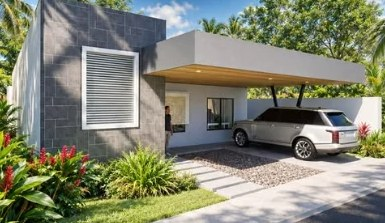
#> input picture img/obras/casa-liberia-acceso.jpg, 385 x 223 px
$ python -i fotos.py   (imports and definitions only)
#> lines starting #> are read from the running program, lines starting #| are printed output that depends on the picture; after the words box and inside, x2 and y2 are one past the last pixel; in counts of white or black regions, pixels touching at a corner belong together
#!/usr/bin/env python3
"""Herramientas de la habilidad /redes: preparar las fotos de IDESA para el sitio.

Solo trabaja con archivos locales que la persona ya aportó (capturas, descargas,
exportación de Instagram). No se conecta a ninguna red social.

Uso (con -I para no cargar código de la carpeta de trabajo):
  python3 -I fotos.py inventario CARPETA_O_ARCHIVOS...
  python3 -I fotos.py recortar CAPTURA.png --out CARPETA [--cols 3]
  python3 -I fotos.py ranking CARPETA_O_ARCHIVOS... [--top 20] [--con-capturas]
  python3 -I fotos.py revisar CARPETA_O_ARCHIVOS... --out CARPETA [--lado 800]
  python3 -I fotos.py optimizar ARCHIVOS... --out img/obras [--ancho 1600] [--calidad 82] [--reemplazar]
Las carpetas se recorren con sus subcarpetas.
"""
import argparse
import json
import os
import re
import sys
import unicodedata

import numpy as np
from PIL import Image, ImageOps

EXT = {".jpg", ".jpeg", ".png", ".webp", ".heic", ".bmp", ".tif", ".tiff"}


# ---------------------------------------------------------------- utilidades
# [16 lines left out: function listar, not called in this run]


def abrir(ruta):
    try:
        im = Image.open(ruta)
    except Exception as e:
        if ruta.lower().endswith((".heic", ".heif")):
            raise RuntimeError("HEIC no soportado aquí: exportar la foto a JPG o PNG") from e
        raise
    im = ImageOps.exif_transpose(im)
    if im.mode in ("RGBA", "LA") or (im.mode == "P" and "transparency" in im.info):
        im = im.convert("RGBA")
        fondo = Image.new("RGBA", im.size, (255, 255, 255, 255))
        im = Image.alpha_composite(fondo, im)  # la transparencia se compone sobre blanco, no negro
    return im.convert("RGB")


def gris(im, lado=900):
    """Gris con el lado largo normalizado, para que la nitidez no dependa de la resolución."""
    g = im.convert("L")
    k = lado / max(g.size)
    g = g.resize((max(3, round(g.width * k)), max(3, round(g.height * k))), Image.LANCZOS)
    return np.asarray(g, dtype=np.float64)


def nitidez(g):
    """Varianza del laplaciano: más alto = más enfocada."""
    if min(g.shape) < 3:
        return 0.0
    lap = (-4 * g[1:-1, 1:-1] + g[:-2, 1:-1] + g[2:, 1:-1] + g[1:-1, :-2] + g[1:-1, 2:])
    return float(lap.var())


# [4 lines left out: function dhash, not called in this run]


def hamming(a, b):
    return int(np.count_nonzero(a != b))


# [4 lines left out: function slug, not called in this run]


# ---------------------------------------------------------------- cuadrícula
def _fondo(a):
    """Color de fondo = el más frecuente en el borde de la imagen."""
    borde = np.concatenate([a[0], a[-1], a[:, 0], a[:, -1]]).reshape(-1, 3)
    q = (borde // 8).astype(np.int32)
    llaves, cuentas = np.unique(q, axis=0, return_counts=True)
    return llaves[cuentas.argmax()] * 8 + 4


def _tramos(mask_ok, min_len):
    """Tramos consecutivos True de longitud >= min_len, como (inicio, fin) exclusivo."""
    out, ini = [], None
    for i, v in enumerate(np.append(mask_ok, False)):
        if v and ini is None:
            ini = i
        elif not v and ini is not None:
            if i - ini >= min_len:
                out.append((ini, i))
            ini = None
    return out


def detectar_cuadricula(im, cols=3, min_lado=80, tol=14):
    """Devuelve la lista de recuadros (x0, y0, x1, y1) de las fotos de una captura de perfil.

    Busca los canales finos del color de fondo que separan las miniaturas; descarta
    la cabecera del perfil (textos, historias destacadas) y las filas incompletas.
    """
    a = np.asarray(im, dtype=np.int16)
    bg = _fondo(a)
    es_fondo = (np.abs(a - bg).max(axis=2) <= tol)
    # 1) columnas: se miden solo en las filas que no son casi todo fondo
    # primero las filas densas (casi todo el ancho es foto): así los botones y textos de la cabecera
    # no ensucian la medida de las columnas; si no hay suficientes, se usa el criterio amplio
    filas_foto = es_fondo.mean(axis=1) <= 0.1
    if filas_foto.sum() < min_lado:
        filas_foto = es_fondo.mean(axis=1) < 0.5
    if filas_foto.sum() < min_lado:
        return []
    col_fondo = es_fondo[filas_foto].mean(axis=0)
    tramos_x = _tramos(col_fondo < 0.9, min_lado)
    if not tramos_x:
        return []
    # nos quedamos con las `cols` columnas de ancho parecido más frecuente
    anchos = np.array([f - i for i, f in tramos_x])
    mediana = np.median(anchos)
    tramos_x = [t for t in tramos_x if abs((t[1] - t[0]) - mediana) <= 0.2 * mediana]
    if len(tramos_x) != cols:
        return []
    x_ini, x_fin = tramos_x[0][0], tramos_x[-1][1]
    # 2) filas: se miden solo dentro de la zona de columnas
    fila_fondo = np.mean(np.concatenate([es_fondo[:, i:f] for i, f in tramos_x], axis=1), axis=1)
    tramos_y = _tramos(fila_fondo < 0.9, min_lado)
    if not tramos_y:
        return []
    # Las filas de una cuadrícula van pegadas, separadas por la misma brecha que las columnas;
    # la cabecera (avatar, historias, botones) no cumple eso. Se toma la cadena más larga de
    # tramos consecutivos y se descartan las filas cortadas arriba o abajo por el borde de la captura.
    brecha = max(0, tramos_x[1][0] - tramos_x[0][1])
    cadenas, actual = [], [tramos_y[0]]
    for t in tramos_y[1:]:
        if abs((t[0] - actual[-1][1]) - brecha) <= 3:
            actual.append(t)
        else:
            cadenas.append(actual)
            actual = [t]
    cadenas.append(actual)
    ancho = tramos_x[0][1] - tramos_x[0][0]
    mejor = []
    for c in cadenas:
        ref = max(f - i for i, f in c)
        if not 0.6 * ancho <= ref <= 1.6 * ancho:
            continue
        completas = [t for t in c if (t[1] - t[0]) >= ref - 3]
        if len(completas) > len(mejor):
            mejor = completas
    tramos_y = mejor
    cajas = []
    for (y0, y1) in tramos_y:
        for (x0, x1) in tramos_x:
            cajas.append((x0, y0, x1, y1))
    return cajas


# [28 lines left out: functions cmd_recortar, fraccion_plana, not called in this run]


def parece_captura(im, cuadricula=None):
    """Captura de pantalla (de un teléfono o del perfil) y no una foto de obra.

    Solo se decide sola cuando es claro: cuadrícula de perfil o proporción de teléfono (2:1 o más).
    Una foto vertical 9:16 con cielo o pared lisa se deja pasar: es común en historias y reels."""
    asp = im.height / im.width
    if cuadricula is None:
        cuadricula = len(detectar_cuadricula(im))
    return bool(cuadricula >= 6 or asp >= 1.9)


def dudosa_captura(im):
    """Vertical con grandes zonas planas: puede ser una captura, pero también una foto de obra con cielo."""
    asp = im.height / im.width
    return bool(1.6 <= asp < 1.9 and fraccion_plana(im) >= .45)


# ---------------------------------------------------------------- inventario
def info(ruta):
    im = abrir(ruta)
#> in abrir, im is the input picture: PIL image 385x223 RGB; mean R, G, B 131.3, 133.2, 114.1
    g = gris(im)
#> in gris, `g = im.convert("L")`:
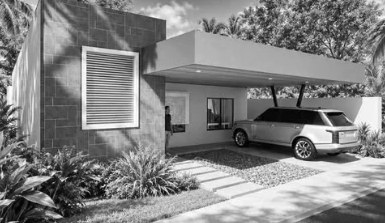
#> g: PIL image 385x223 L; min 0, max 255, mean 130.4
#> in gris, `g = g.resize((max(3, round(g.width * k)), max(3, round(g.height * k)))..`:
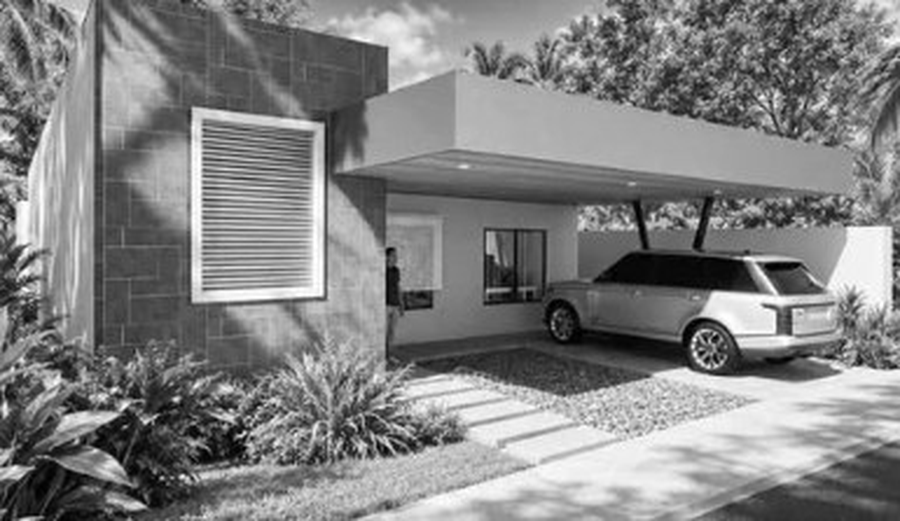
#> g: PIL image 900x521 L; min 0, max 255, mean 130.4
    d = {
        "archivo": ruta,
        "ancho": im.width,
        "alto": im.height,
        "peso_kb": round(os.path.getsize(ruta) / 1024),
        "nitidez": round(nitidez(g), 1),
        "brillo": round(float(g.mean()), 1),
        "contraste": round(float(g.std()), 1),
    }
#> in nitidez, `lap = (-4 * g[1:-1, 1:-1] + g[:-2, 1:-1] + g[2:, 1:-1] + g[1:-1, :-2] ..`:
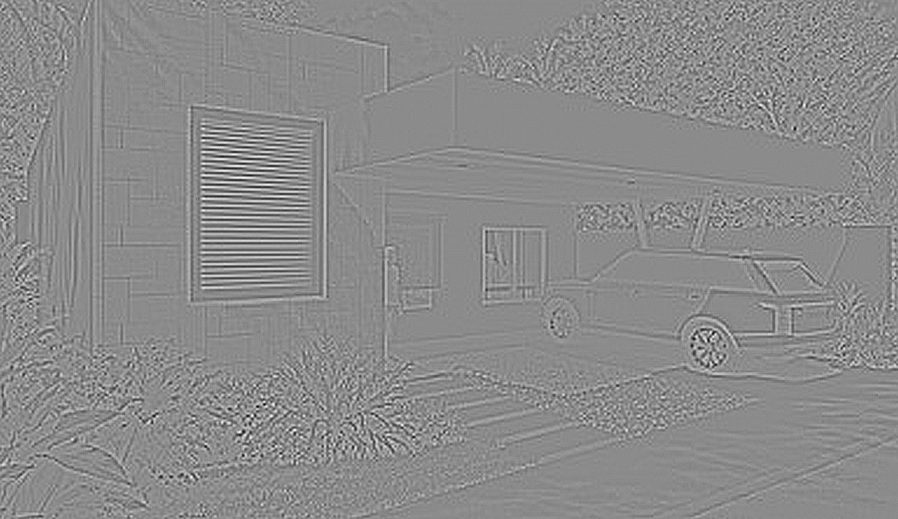
#> lap: shape (519, 898) float64; min -111, max 92, mean 0; drawn with min black and max white
    cuad = len(detectar_cuadricula(im))
#> in _fondo, `borde = np.concatenate([a[0], a[-1], a[:, 0], a[:, -1]]).reshape(-1, 3)`: borde = 1216 rows, first 8: [80, 97, 43], [113, 129, 80], [140, 150, 113], [151, 160, 131], [122, 129, 113], [85, 95, 84], [112, 125, 116], [82, 104, 92]
#> in _fondo, `q = (borde // 8).astype(np.int32)`: q = 1216 rows, first 8: [10, 12, 5], [14, 16, 10], [17, 18, 14], [18, 20, 16], [15, 16, 14], [10, 11, 10], [14, 15, 14], [10, 13, 11]
#> in _fondo, `llaves, cuentas = np.unique(q, axis=0, return_counts=True)`: llaves = 701 rows, first 8: [0, 0, 0], [0, 1, 0], [0, 1, 1], [0, 2, 0], [1, 2, 0], [1, 2, 1], [1, 3, 0], [1, 3, 1]; cuentas = 701 values, max 30 at index 43, min 1 at index 0, mean 1.73
#> in detectar_cuadricula, `bg = _fondo(a)`: bg = [44, 52, 68]
#> in detectar_cuadricula, `es_fondo = (np.abs(a - bg).max(axis=2) <= tol)`:
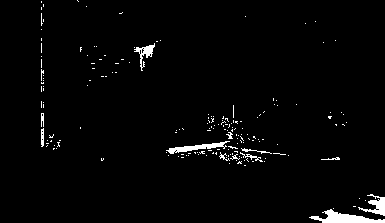
#> es_fondo: shape (223, 385) bool; 2.3% white; 180 white regions (168 under 20 px), largest, box (x1, y1, x2, y2) and area: (309, 209, 385, 223) 500, (166, 141, 230, 154) 286, (358, 194, 385, 216) 244
#> in detectar_cuadricula, `col_fondo = es_fondo[filas_foto].mean(axis=0)`: col_fondo = 385 values, max 0.469 at index 41, min 0 at index 0, mean 0.0165
#> the loop in _tramos, `for i, v in enumerate(np.append(mask_ok, False)):` made 386 passes
#> ini on pass 1: 0
#> after the loop in _tramos, `for i, v in enumerate(np.append(mask_ok, False)):`: out = [(0, 385)]
#> in detectar_cuadricula, `anchos = np.array([f - i for i, f in tramos_x])`: anchos = [385]
#> in detectar_cuadricula, `mediana = np.median(anchos)`: mediana = 385
#> cuad = 0
    d["posible_captura_de_perfil"] = bool(cuad >= 6)
    d["captura"] = parece_captura(im, cuad)
    d["dudosa"] = dudosa_captura(im)
    avisos = []
    if min(im.size) < 800:
        avisos.append("baja resolución")
    if d["nitidez"] < 40:
        avisos.append("posible desenfoque")
    if d["brillo"] < 45:
        avisos.append("muy oscura")
    if d["brillo"] > 215:
        avisos.append("muy clara")
    if d["posible_captura_de_perfil"]:
        avisos.append("parece cuadrícula de perfil: usar recortar")
    elif d["captura"]:
        avisos.append("parece captura de pantalla: no usar como foto de obra")
    elif d["dudosa"]:
        avisos.append("revisar: vertical con zonas lisas, puede ser captura o foto con cielo")
    d["avisos"] = avisos
    return d


# [176 lines left out: functions cmd_inventario, puntaje, cmd_ranking, cmd_optimizar, cmd_revisar, main, not called in this run]


# [2 lines not run here, left out]

>>> result = info('../../../../img/obras/casa-liberia-acceso.jpg')
#> result = 11 items

$ run again, on img/obras/casa-pergola-barra.jpg
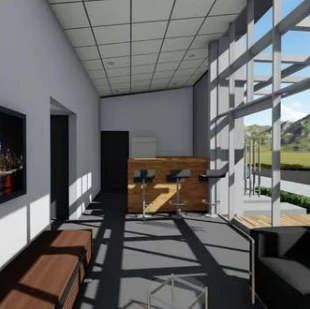
#> input picture img/obras/casa-pergola-barra.jpg, 310 x 309 px
#> in abrir, im is the input picture: PIL image 310x309 RGB; mean R, G, B 101.9, 101.8, 100.9
#> in nitidez, `lap = (-4 * g[1:-1, 1:-1] + g[:-2, 1:-1] + g[2:, 1:-1] + g[1:-1, :-2] ..`:
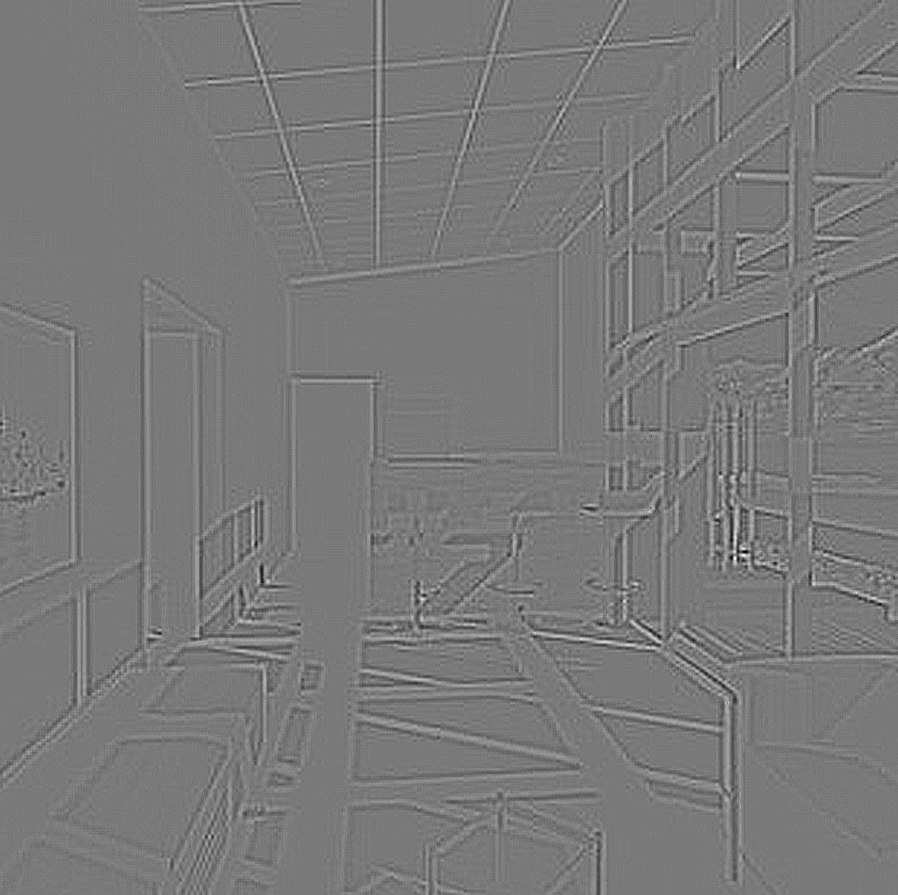
#> lap: shape (895, 898) float64; min -43, max 47, mean 0; drawn with min black and max white
#> borde = 1238 rows, first 8: [140, 144, 147], [140, 144, 147], [140, 144, 147], [140, 144, 147], [140, 144, 147], [140, 144, 147], [140, 144, 147], [140, 144, 147]
#> q = 1238 rows, first 8: [17, 18, 18], [17, 18, 18], [17, 18, 18], [17, 18, 18], [17, 18, 18], [17, 18, 18], [17, 18, 18], [17, 18, 18]
#> llaves = 285 rows, first 8: [0, 0, 0], [0, 0, 1], [0, 1, 0], [0, 1, 1], [1, 0, 0], [1, 1, 0], [1, 1, 1], [1, 1, 2]; cuentas = 285 values, max 70 at index 186, min 1 at index 8, mean 4.34
#> bg = [140, 140, 148]
#> in detectar_cuadricula, `es_fondo = (np.abs(a - bg).max(axis=2) <= tol)`:
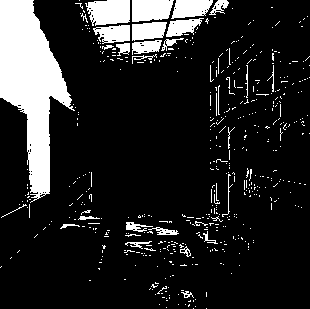
#> es_fondo: shape (309, 310) bool; 14.9% white; 509 white regions (475 under 20 px), largest, box (x1, y1, x2, y2) and area: (0, 0, 75, 203) 7384, (85, 0, 130, 26) 946, (132, 0, 174, 22) 793
#> col_fondo = 310 values, max 0.456 at index 34, min 0 at index 50, mean 0.0526
#> the loop in _tramos, `for i, v in enumerate(np.append(mask_ok, False)):` made 311 passes
#> ini on pass 1: 0
#> after the loop in _tramos, `for i, v in enumerate(np.append(mask_ok, False)):`: out = [(0, 310)]
#> anchos = [310]
#> mediana = 310
#> cuad = 0
#> result = 11 items

$ run again, on img/obras/casa-pergola-fachada.jpg
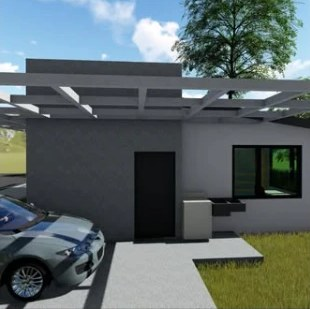
#> input picture img/obras/casa-pergola-fachada.jpg, 310 x 309 px
#> in abrir, im is the input picture: PIL image 310x309 RGB; mean R, G, B 91.5, 102.6, 103.3
#> in nitidez, `lap = (-4 * g[1:-1, 1:-1] + g[:-2, 1:-1] + g[2:, 1:-1] + g[1:-1, :-2] ..`:
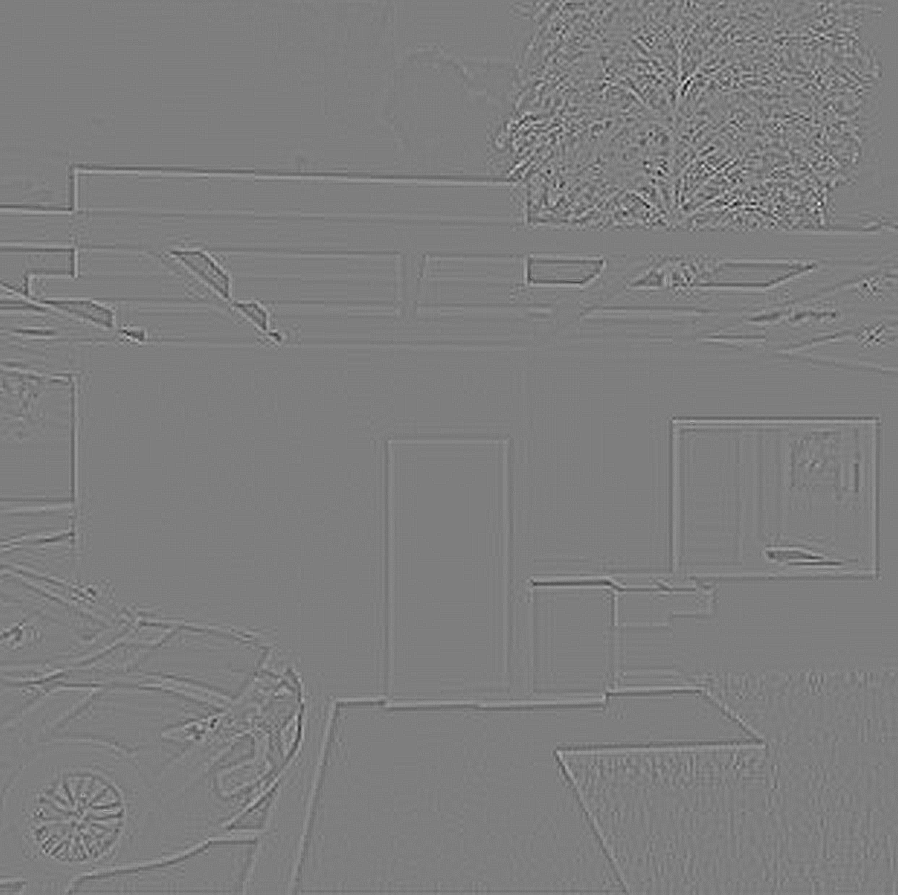
#> lap: shape (895, 898) float64; min -72, max 73, mean 0; drawn with min black and max white
#> borde = 1238 rows, first 8: [134, 183, 226], [134, 183, 226], [131, 182, 227], [131, 182, 227], [130, 182, 229], [129, 181, 228], [128, 182, 229], [128, 182, 229]
#> q = 1238 rows, first 8: [16, 22, 28], [16, 22, 28], [16, 22, 28], [16, 22, 28], [16, 22, 28], [16, 22, 28], [16, 22, 28], [16, 22, 28]
#> llaves = 367 rows, first 8: [0, 0, 0], [0, 2, 1], [0, 5, 6], [1, 0, 0], [1, 1, 1], [1, 3, 7], [1, 3, 8], [1, 4, 2]; cuentas = 367 values, max 89 at index 304, min 1 at index 1, mean 3.37
#> bg = [164, 164, 164]
#> in detectar_cuadricula, `es_fondo = (np.abs(a - bg).max(axis=2) <= tol)`:
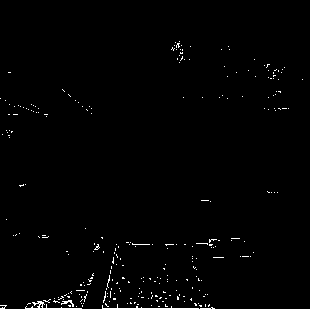
#> es_fondo: shape (309, 310) bool; 1% white in thin lines or dots, all inside (x1, y1, x2, y2) = (0, 41, 303, 309)
#> col_fondo = 310 values, max 0.0358 at index 110, min 0 at index 24, mean 0.00804
#> the loop in _tramos, `for i, v in enumerate(np.append(mask_ok, False)):` made 311 passes
#> ini on pass 1: 0
#> after the loop in _tramos, `for i, v in enumerate(np.append(mask_ok, False)):`: out = [(0, 310)]
#> anchos = [310]
#> mediana = 310
#> cuad = 0
#> result = 11 items

$ run again, on img/obras/casa-pergola-sala-terraza.jpg
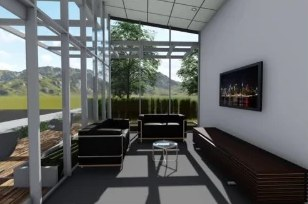
#> input picture img/obras/casa-pergola-sala-terraza.jpg, 308 x 204 px
#> in abrir, im is the input picture: PIL image 308x204 RGB; mean R, G, B 100.3, 103.1, 102.7
#> in nitidez, `lap = (-4 * g[1:-1, 1:-1] + g[:-2, 1:-1] + g[2:, 1:-1] + g[1:-1, :-2] ..`:
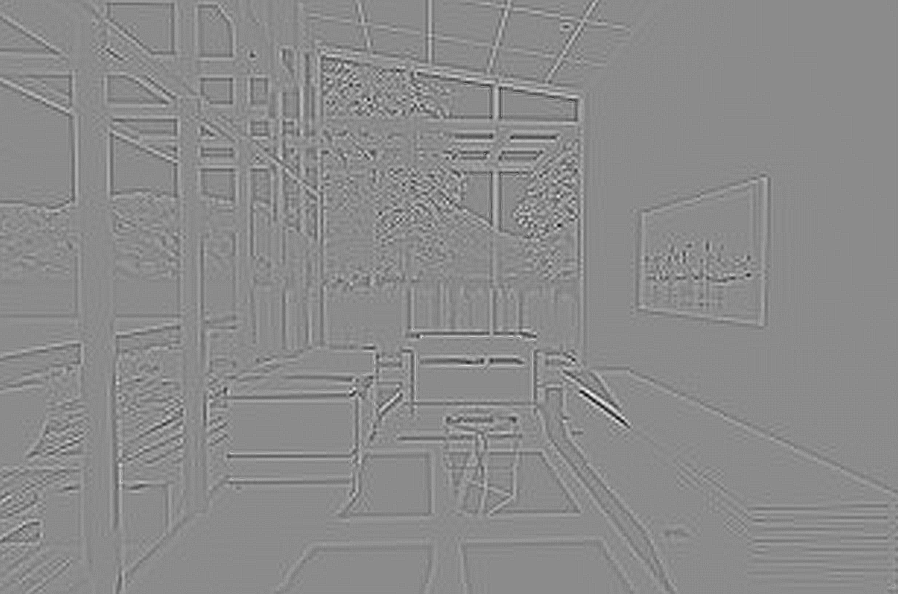
#> lap: shape (594, 898) float64; min -76, max 63, mean 0; drawn with min black and max white
#> borde = 1024 rows, first 8: [109, 110, 112], [119, 120, 122], [115, 119, 122], [117, 121, 124], [105, 110, 114], [110, 115, 119], [105, 109, 118], [105, 109, 118]
#> q = 1024 rows, first 8: [13, 13, 14], [14, 15, 15], [14, 14, 15], [14, 15, 15], [13, 13, 14], [13, 14, 14], [13, 13, 14], [13, 13, 14]
#> llaves = 205 rows, first 8: [0, 0, 0], [1, 0, 0], [1, 0, 1], [1, 1, 0], [1, 1, 1], [1, 2, 2], [2, 1, 1], [2, 1, 2]; cuentas = 205 values, max 166 at index 163, min 1 at index 2, mean 5
#> bg = [156, 156, 164]
#> in detectar_cuadricula, `es_fondo = (np.abs(a - bg).max(axis=2) <= tol)`:
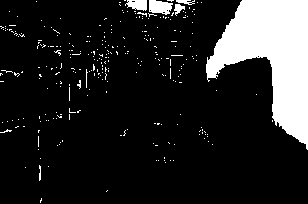
#> es_fondo: shape (204, 308) bool; 14.7% white; 286 white regions (279 under 20 px), largest, box (x1, y1, x2, y2) and area: (206, 0, 308, 150) 7901, (149, 0, 173, 15) 265, (125, 0, 147, 11) 179
#> col_fondo = 308 values, max 0.735 at index 307, min 0 at index 26, mean 0.147
#> the loop in _tramos, `for i, v in enumerate(np.append(mask_ok, False)):` made 309 passes
#> ini on pass 1: 0
#> after the loop in _tramos, `for i, v in enumerate(np.append(mask_ok, False)):`: out = [(0, 308)]
#> anchos = [308]
#> mediana = 308
#> cuad = 0
#> result = 11 items
